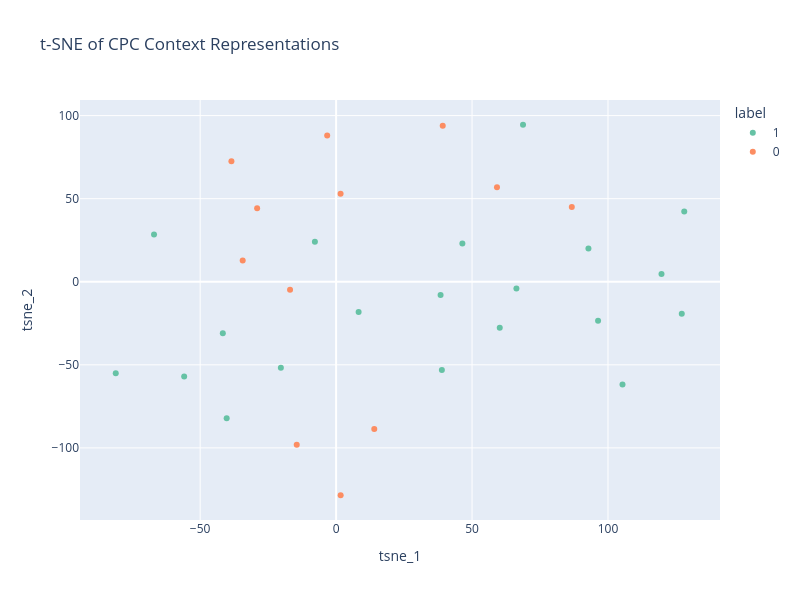

Source (notebook cell):
### Code cell
px.scatter(
    df_context_tsne,
    x="tsne_1",
    y="tsne_2",
    color="label",
    title="t-SNE of CPC Context Representations",
    width=800,
    height=600,
    color_discrete_sequence=px.colors.qualitative.Set2,
)

### Figure 1 — Plotly figure (JSON) as saved in the notebook; plotly's stock layout.template omitted (floating-point values rounded to 4 significant figures)
{"data": [{"hovertemplate": "label=1<br>tsne_1=%{x}<br>tsne_2=%{y}<extra></extra>", "legendgroup": "1", "marker": {"color": "rgb(102,194,165)", "symbol": "circle"}, "mode": "markers", "name": "1", "orientation": "v", "showlegend": true, "type": "scatter", "x": [105.3, -40.25, -55.88, 38.9, 92.81, -41.67, 96.35, 127.1, -7.798, 66.32, 128.0, 60.19, -20.31, 68.75, 46.45, 119.7, 8.282, -66.97, -81.05, 38.43], "xaxis": "x", "y": [-61.87, -82.13, -57.07, -53.16, 20.07, -30.97, -23.47, -19.31, 24.11, -4.085, 42.36, -27.73, -51.78, 94.5, 22.97, 4.604, -18.18, 28.49, -55.09, -7.984], "yaxis": "y"}, {"hovertemplate": "label=0<br>tsne_1=%{x}<br>tsne_2=%{y}<extra></extra>", "legendgroup": "0", "marker": {"color": "rgb(252,141,98)", "symbol": "circle"}, "mode": "markers", "name": "0", "orientation": "v", "showlegend": true, "type": "scatter", "x": [1.65, -14.48, -3.276, 86.69, 59.17, -34.36, -29.05, 14.04, -16.94, -38.51, 39.22, 1.668], "xaxis": "x", "y": [53.0, -98.05, 87.97, 45.07, 56.93, 12.75, 44.23, -88.69, -4.746, 72.49, 93.96, -128.5], "yaxis": "y"}], "layout": {"height": 600, "legend": {"title": {"text": "label"}, "tracegroupgap": 0}, "title": {"text": "t-SNE of CPC Context Representations"}, "width": 800, "xaxis": {"anchor": "y", "domain": [0, 1], "title": {"text": "tsne_1"}}, "yaxis": {"anchor": "x", "domain": [0, 1], "title": {"text": "tsne_2"}}}}
